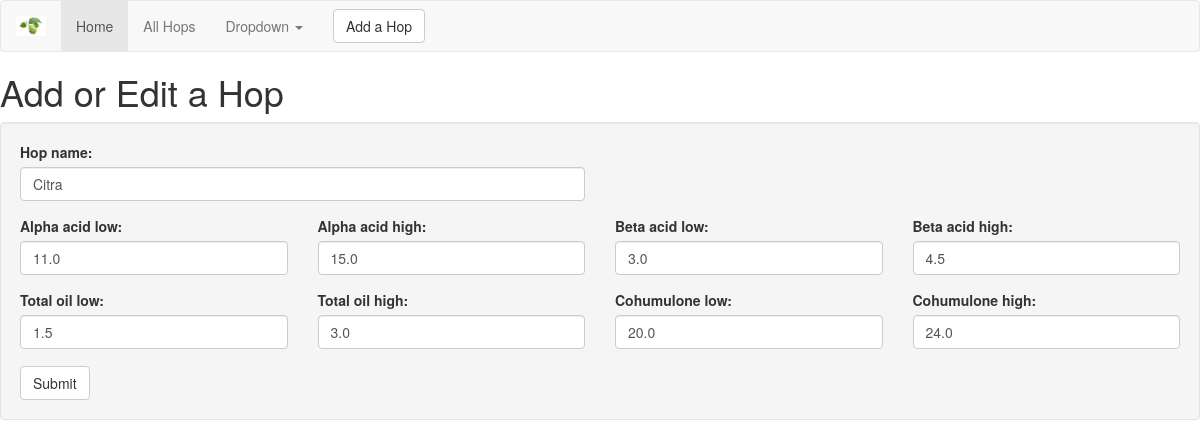
/hops/2/edit/, run on the app's committed database.
### djangit/models.py (models this page shows, shortened)
class Hop(models.Model):
    hop_name = models.CharField(max_length=50, null=False, blank=False)
    alpha_acid_low = models.DecimalField(max_digits=4, decimal_places=1, null=False, blank=False, default='0')
    alpha_acid_high = models.DecimalField(max_digits=4, decimal_places=1, null=False, blank=False, default='0')
    beta_acid_low = models.DecimalField(max_digits=4, decimal_places=1, null=False, blank=False, default='0')
    beta_acid_high = models.DecimalField(max_digits=4, decimal_places=1, null=False, blank=False, default='0')
    total_oil_low = models.DecimalField(max_digits=4, decimal_places=1, null=False, blank=False, default='0')
    total_oil_high = models.DecimalField(max_digits=4, decimal_places=1, null=False, blank=False, default='0')
    cohumulone_low = models.DecimalField(max_digits=4, decimal_places=1, null=False, blank=False, default='0')
    cohumulone_high = models.DecimalField(max_digits=4, decimal_places=1, null=False, blank=False, default='0')

### djangit/views.py (the view)
# urls.py: url(r'^hops/(?P<id>[0-9]+)/edit/$', views.edithop, name='edithop'),
def edithop(request, id):
    print 'got to edithop'
    hop = Hop.objects.get(id=id)
    hopform = HopForm(instance=hop)
    model =  {
        "hopform":hopform
        }
    return render(request, 'hopform.html', model)

### djangit/templates/hopform.html
{% include '_navbar.html' %}
<h1>Add or Edit a Hop</h1>
<form method="POST" action="/hops/add" class="well">{% csrf_token %}
  <div class="row">
    <div class="col-md-6">
      <div class="form-group">
        {{hopform.hop_name.label_tag}}
        {{hopform.hop_name}}
      </div>
    </div>
  </div>
  <div class="row">
    <div class="col-md-3">
      <div class="form-group">
        {{hopform.alpha_acid_low.label_tag}}
        {{hopform.alpha_acid_low}}
      </div>
    </div>
    <div class="col-md-3">
      <div class="form-group">
        {{hopform.alpha_acid_high.label_tag}}
        {{hopform.alpha_acid_high}}
      </div>
    </div>
    <div class="col-md-3">
      <div class="form-group">
        {{hopform.beta_acid_low.label_tag}}
        {{hopform.beta_acid_low}}
      </div>
    </div>
    <div class="col-md-3">
      <div class="form-group">
        {{hopform.beta_acid_high.label_tag}}
        {{hopform.beta_acid_high}}
      </div>
    </div>
  </div>
  <div class="row">
    <div class="col-md-3">
      <div class="form-group">
        {{hopform.total_oil_low.label_tag}}
        {{hopform.total_oil_low}}
      </div>
    </div>
    <div class="col-md-3">
      <div class="form-group">
        {{hopform.total_oil_high.label_tag}}
        {{hopform.total_oil_high}}
      </div>
    </div>
    <div class="col-md-3">
      <div class="form-group">
        {{hopform.cohumulone_low.label_tag}}
        {{hopform.cohumulone_low}}
      </div>
    </div>
    <div class="col-md-3">
      <div class="form-group">
        {{hopform.cohumulone_high.label_tag}}
        {{hopform.cohumulone_high}}
      </div>
    </div>
  </div>
  <div class="row">
    <div class="col-md-6">
    </div>
    <div class="col-md-6">
    </div>
  </div>
  <div class="row">
    <div class="col-md-12">
    </div>
  </div>
  <button type="submit" class="btn btn-default">Submit</button>
</form>

### data on the page
Hop: hop_name "Citra", alpha_acid_low "11.0", alpha_acid_high "15.0", beta_acid_low "3.0", beta_acid_high "4.5", total_oil_low "1.5", total_oil_high "3.0", cohumulone_low "20.0", cohumulone_high "24.0"

### other printed values
{{ hopform.hop_name.label_tag }} "Hop name:"
{{ hopform.alpha_acid_low.label_tag }} "Alpha acid low:"
{{ hopform.alpha_acid_high.label_tag }} "Alpha acid high:"
{{ hopform.beta_acid_low.label_tag }} "Beta acid low:"
{{ hopform.beta_acid_high.label_tag }} "Beta acid high:"
{{ hopform.total_oil_low.label_tag }} "Total oil low:"
{{ hopform.total_oil_high.label_tag }} "Total oil high:"
{{ hopform.cohumulone_low.label_tag }} "Cohumulone low:"
{{ hopform.cohumulone_high.label_tag }} "Cohumulone high:"
